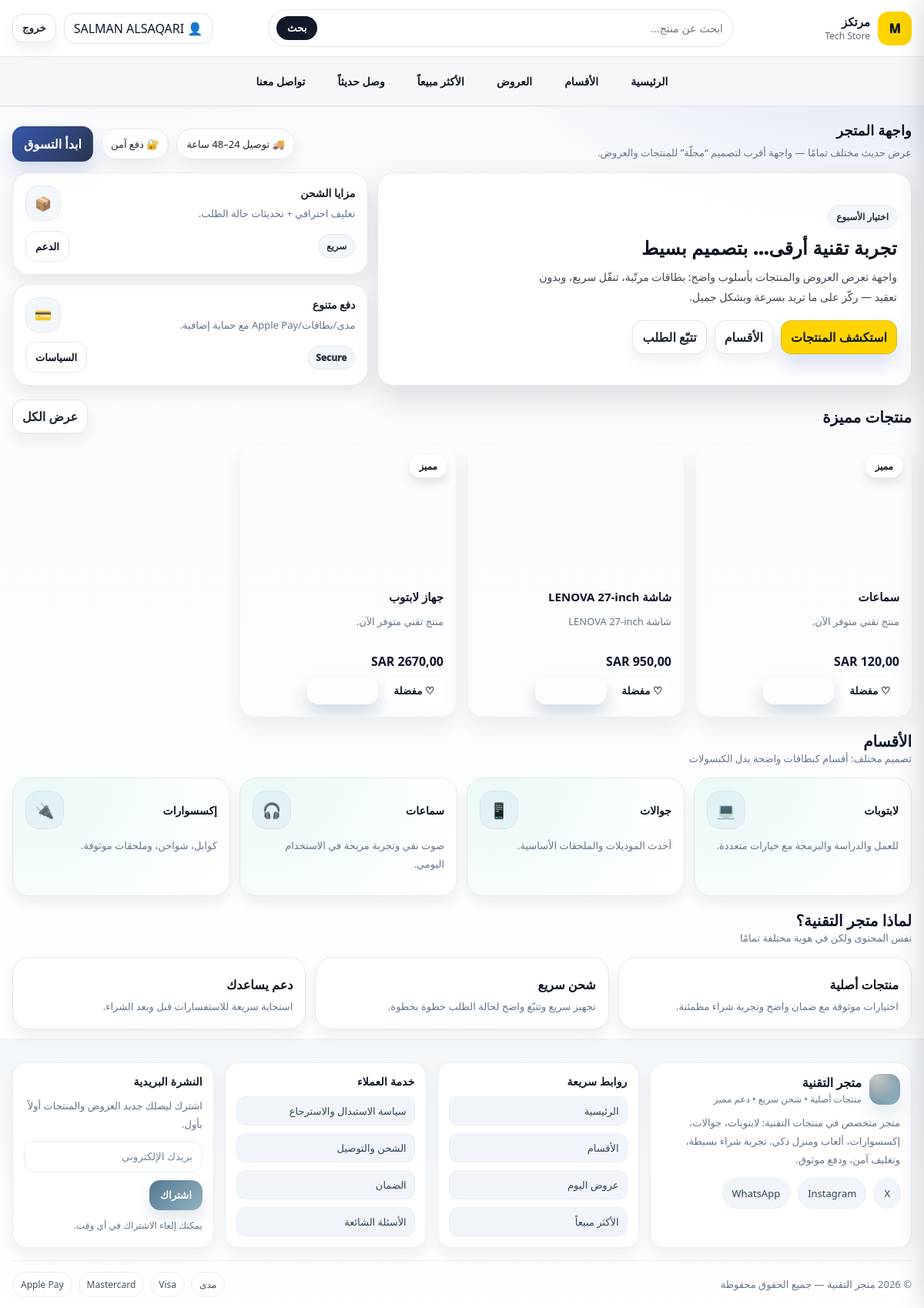
The app's page / (signed in) with its own data.
### catalog/models.py (models this page shows, shortened)
class Product(models.Model):
    name = models.CharField(
        max_length=200,
        verbose_name=_("اسم المنتج"),
    )
    slug = models.SlugField(
        max_length=220,
        unique=True,
        blank=True,
        verbose_name=_("المعرّف (Slug)"),
        help_text=_("يُستخدم في الرابط، ويُنشأ تلقائيًا إذا تُرك فارغًا."),
    )
    category = models.ForeignKey(
        Category,
        on_delete=models.SET_NULL,
        null=True,
        blank=True,
        related_name="products",
        verbose_name=_("التصنيف"),
    )
    description = models.TextField(
        blank=True,
        verbose_name=_("الوصف"),
    )
    is_active = models.BooleanField(
        default=True,
        verbose_name=_("نشط"),
    )
    is_featured = models.BooleanField(
        default=False,
        verbose_name=_("مميز"),
        help_text=_("إظهار المنتج في الواجهة كمنتج مميز."),
    )
    currency = models.CharField(
        max_length=10,
        default="SAR",
        verbose_name=_("العملة"),
    )
    price = models.DecimalField(
        max_digits=12,
        decimal_places=2,
        validators=[MinValueValidator(Decimal("0.00"))],
        default=Decimal("0.00"),
        verbose_name=_("السعر"),
    )
    compare_at_price = models.DecimalField(
        max_digits=12,
        decimal_places=2,
        validators=[MinValueValidator(Decimal("0.00"))],
        null=True,
        blank=True,
        verbose_name=_("سعر قبل الخصم"),
        help_text=_("اختياري: إذا وضعته يظهر كسعر قديم للمقارنة."),
    )
    track_inventory = models.BooleanField(
        default=True,
        verbose_name=_("تتبع المخزون"),
    )
    stock_quantity = models.PositiveIntegerField(
        default=0,
        verbose_name=_("كمية المخزون"),
    )
    created_at = models.DateTimeField(
        default=timezone.now,
        editable=False,
        verbose_name=_("تاريخ الإضافة"),
    )
    updated_at = models.DateTimeField(
        auto_now=True,
        verbose_name=_("آخر تحديث"),
    )
    class Meta:
        verbose_name = _("منتج")
        verbose_name_plural = _("المنتجات")
        indexes = [
            models.Index(fields=["slug"]),
            models.Index(fields=["is_active", "is_featured"]),
            models.Index(fields=["category", "is_active"]),
        ]
        constraints = [
            models.CheckConstraint(
                condition=models.Q(compare_at_price__isnull=True)
                | models.Q(compare_at_price__gte=0),
                name="catalog_product_compare_at_non_negative",
            ),
        ]
    @property
    def primary_image_url(self) -> str:
        img = (
            self.images.filter(is_primary=True).order_by("sort_order").first()
            or self.images.order_by("sort_order").first()
        )
        return img.public_url if img else ""

class ProductImage(models.Model):
    product = models.ForeignKey(
        Product,
        on_delete=models.CASCADE,
        related_name="images",
        verbose_name=_("المنتج"),
    )
    image = models.ImageField(
        upload_to="products/%Y/%m/",
        verbose_name=_("الصورة (رفع محلي)"),
        null=True,
        blank=True,
    )
    image_public_id = models.CharField(
        max_length=255,
        blank=True,
        verbose_name=_("Cloudinary Public ID"),
        help_text=_("مثال: products/2025/12/abc123"),
    )
    alt_text = models.CharField(
        max_length=200,
        blank=True,
        verbose_name=_("النص البديل"),
    )
    is_primary = models.BooleanField(
        default=False,
        verbose_name=_("صورة رئيسية"),
    )
    sort_order = models.PositiveIntegerField(
        default=0,
        verbose_name=_("ترتيب العرض"),
    )
    created_at = models.DateTimeField(
        default=timezone.now,
        editable=False,
        verbose_name=_("تاريخ الإضافة"),
    )
    class Meta:
        verbose_name = _("صورة منتج")
        verbose_name_plural = _("صور المنتجات")
        indexes = [
            models.Index(fields=["product", "is_primary"]),
            models.Index(fields=["product", "sort_order"]),
        ]
    @property
    def public_url(self) -> str:
        if self.image_public_id:
            cloud_name = "duv2jsooa"
            return f"https://res.cloudinary.com/{cloud_name}/image/upload/{self.image_public_id}"

### catalog/views.py (the view)
# urls.py: path("", views.catalog_home, name="home"),
def catalog_home(request):
    products = (
        Product.objects
        .filter(is_active=True)
        .select_related("category")
        .prefetch_related(
            Prefetch(
                "images",
                queryset=ProductImage.objects.order_by("-is_primary", "sort_order", "id"),
                to_attr="prefetched_images",
            )
        )
        .order_by("-id")[:12]
    )
    return render(
        request,
        "catalog_templates/catalog_home.html",
        {
            "featured_products": products,  # نخليه نفس الاسم حتى لا نغيّر القالب
            "products_count": products.count(),
        },
    )

### templates/catalog_templates/catalog_home.html (shortened to what this page needs)
{% load static %}
<!doctype html>
<html lang="ar" dir="rtl">
<head>
</head>
<body>
  {% include 'header.html' %}
  <main class="wrap">
    <div class="page-head">
      <div>
        <h1>واجهة المتجر</h1>
        <p>عرض حديث مختلف تمامًا — واجهة أقرب لتصميم “مجلّة” للمنتجات والعروض.</p>
      </div>
      <div class="head-actions">
        <span class="pill">🚚 توصيل 24–48 ساعة</span>
        <span class="pill">🔐 دفع آمن</span>
        <a class="cta" href="#featured">ابدأ التسوق</a>
      </div>
    </div>
    <section class="editorial" aria-label="قسم المقدمة">
      <article class="feature">
        <div class="feature-content">
          <span class="kicker">اختيار الأسبوع</span>
          <h2>تجربة تقنية أرقى… بتصميم بسيط</h2>
          <p>
            واجهة تعرض العروض والمنتجات بأسلوب واضح: بطاقات مرتّبة، تنقّل سريع،
            وبدون تعقيد — ركّز على ما تريد بسرعة وبشكل جميل.
          </p>
          <div class="feature-actions">
            <a class="btn primary" href="#featured">استكشف المنتجات</a>
            <a class="btn" href="#categories">الأقسام</a>
            <a class="btn" href="#" data-action="track">تتبّع الطلب</a>
          </div>
        </div>
      </article>
      <div class="sidecol">
        <div class="mini-card">
          <div class="top">
            <div>
              <div class="t">مزايا الشحن</div>
              <div class="d">تغليف احترافي + تحديثات حالة الطلب.</div>
            </div>
            <div class="ico">📦</div>
          </div>
          <div class="foot">
            <span class="chip">سريع</span>
            <a class="link" href="#" data-action="support">الدعم</a>
          </div>
        </div>
        <div class="mini-card">
          <div class="top">
            <div>
              <div class="t">دفع متنوع</div>
              <div class="d">مدى/بطاقات/Apple Pay مع حماية إضافية.</div>
            </div>
            <div class="ico">💳</div>
          </div>
          <div class="foot">
            <span class="chip">Secure</span>
            <a class="link" href="#" data-action="policy">السياسات</a>
          </div>
        </div>
      </div>
    </section>
    {% include "catalog_templates/products_section.html" with products=featured_products %}
    <section class="section" id="categories">
      <div class="section-head">
        <div>
          <h2 class="section-title">الأقسام</h2>
          <p class="section-sub">تصميم مختلف: أقسام كبطاقات واضحة بدل الكبسولات</p>
        </div>
      </div>
      <div class="tiles">
        <a class="tile" href="#">
          <div class="row">
            <div class="name">لابتوبات</div>
            <div class="ico">💻</div>
          </div>
          <p class="hint">للعمل والدراسة والبرمجة مع خيارات متعددة.</p>
        </a>
        <a class="tile" href="#">
          <div class="row">
            <div class="name">جوالات</div>
            <div class="ico">📱</div>
          </div>
          <p class="hint">أحدث الموديلات والملحقات الأساسية.</p>
        </a>
        <a class="tile" href="#">
          <div class="row">
            <div class="name">سماعات</div>
            <div class="ico">🎧</div>
          </div>
          <p class="hint">صوت نقي وتجربة مريحة في الاستخدام اليومي.</p>
        </a>
        <a class="tile" href="#">
          <div class="row">
            <div class="name">إكسسوارات</div>
            <div class="ico">🔌</div>
          </div>
          <p class="hint">كوابل، شواحن، وملحقات موثوقة.</p>
        </a>
      </div>
    </section>
    <section class="section">
      <div class="section-head">
        <div>
          <h2 class="section-title">لماذا متجر التقنية؟</h2>
          <p class="section-sub">نفس المحتوى ولكن في هوية مختلفة تمامًا</p>
        </div>
      </div>
      <div class="benefits">
        <div class="benefit">
          <div class="t">منتجات أصلية</div>
          <p class="d">اختيارات موثوقة مع ضمان واضح وتجربة شراء مطمئنة.</p>
        </div>
        <div class="benefit">
          <div class="t">شحن سريع</div>
          <p class="d">تجهيز سريع وتتبّع واضح لحالة الطلب خطوة بخطوة.</p>
        </div>
        <div class="benefit">
          <div class="t">دعم يساعدك</div>
          <p class="d">استجابة سريعة للاستفسارات قبل وبعد الشراء.</p>
        </div>
      </div>
    </section>
  </main>
  {% include 'footer.html' %}
</body>
</html>

### templates/header.html (shortened to what this page needs)
{% load static %}
<header class="site-header">
  <div class="wrap">
    <div class="hdr">
      <a href="{% url 'orders:home' %}" class="brand">
        <div class="logo">M</div>
        <div>
          <div class="brandName">مرتكز</div>
          <div class="brandTag">Tech Store</div>
        </div>
      </a>
      <form class="search" method="get" action="#">
        <input type="search" name="q" placeholder="ابحث عن منتج..." />
        <button type="submit">بحث</button>
      </form>
      <div class="right">
        {% if request.user.is_authenticated %}
          <div class="userChip">
            👤 {{ request.user.get_full_name|default:request.user.username }}
          </div>
          <form method="post" action="{% url 'accounts:logout' %}">
            <button class="btn" type="submit">خروج</button>
          </form>
        {% else %}
          <a href="{% url 'accounts:login' %}" class="btn">تسجيل الدخول</a>
          <a href="{% url 'accounts:signup' %}" class="btn primary">إنشاء حساب</a>
        {% endif %}
      </div>
    </div>
  </div>
  <div class="navbar">
    <div class="wrap">
      <nav class="nav-row">
        <a href="{% url 'orders:home' %}" class="nav-link">الرئيسية</a>
        <a href="#" class="nav-link">الأقسام</a>
        <a href="#" class="nav-link">العروض</a>
        <a href="#" class="nav-link">الأكثر مبيعاً</a>
        <a href="#" class="nav-link">وصل حديثاً</a>
        <a href="#" class="nav-link">تواصل معنا</a>
      </nav>
    </div>
  </div>
</header>

### templates/catalog_templates/products_section.html (shortened to what this page needs)
<section class="section" id="featured">
  <div class="section-head">
    <h2 class="section-title">منتجات مميزة</h2>
    <a class="btn" href="#" data-action="view-all">عرض الكل</a>
  </div>
  {% if products %}
    <div class="products">
      {% for p in products %}
        <article class="card"
          data-product-id="{{ p.id }}"
          data-dom-id="prod-{{ p.id }}"
          data-product-name="{{ p.name|escape }}">
          <div class="thumb"
            {% if p.primary_image_url %}
              style="background-image:url('{{ p.primary_image_url }}')"
            {% endif %}
          >
            {% if p.compare_at_price and p.compare_at_price > p.price %}
              <span class="badge">خصم</span>
            {% elif p.is_featured %}
              <span class="badge">مميز</span>
            {% endif %}
          </div>
          <div class="card-body">
            <div class="p-title">{{ p.name }}</div>
            <div class="p-desc">
              {% if p.description %}
                {{ p.description|truncatechars:90 }}
              {% else %}
                منتج تقني متوفر الآن.
              {% endif %}
            </div>
            <div class="row-between">
              <div>
                <span class="price">{{ p.price }} {{ p.currency }}</span>
              </div>
              <div class="actions">
                <button class="fav" type="button" data-fav>♡</button>
                {% if p.track_inventory and p.stock_quantity == 0 %}
                  <button class="add" type="button" disabled>غير متوفر</button>
                {% else %}
                  <button class="add"
                          type="button"
                          data-add-to-cart
                          data-product-id="{{ p.id }}">
                  </button>
                {% endif %}
              </div>
            </div>
          </div>
        </article>
      {% endfor %}
    </div>
  {% endif %}
</section>

### records on screen
Product: is_featured "مميز", name "سماعات", description "منتج تقني متوفر الآن.", price "120,00", currency "SAR"
Product: name "شاشة LENOVA 27-inch", description "شاشة LENOVA 27-inch", price "950,00", currency "SAR"
Product: is_featured "مميز", name "جهاز لابتوب", description "منتج تقني متوفر الآن.", currency "SAR"

### other values on screen
{{ request.user.get_full_name|default:request.user.username }} "SALMAN ALSAQARI"
